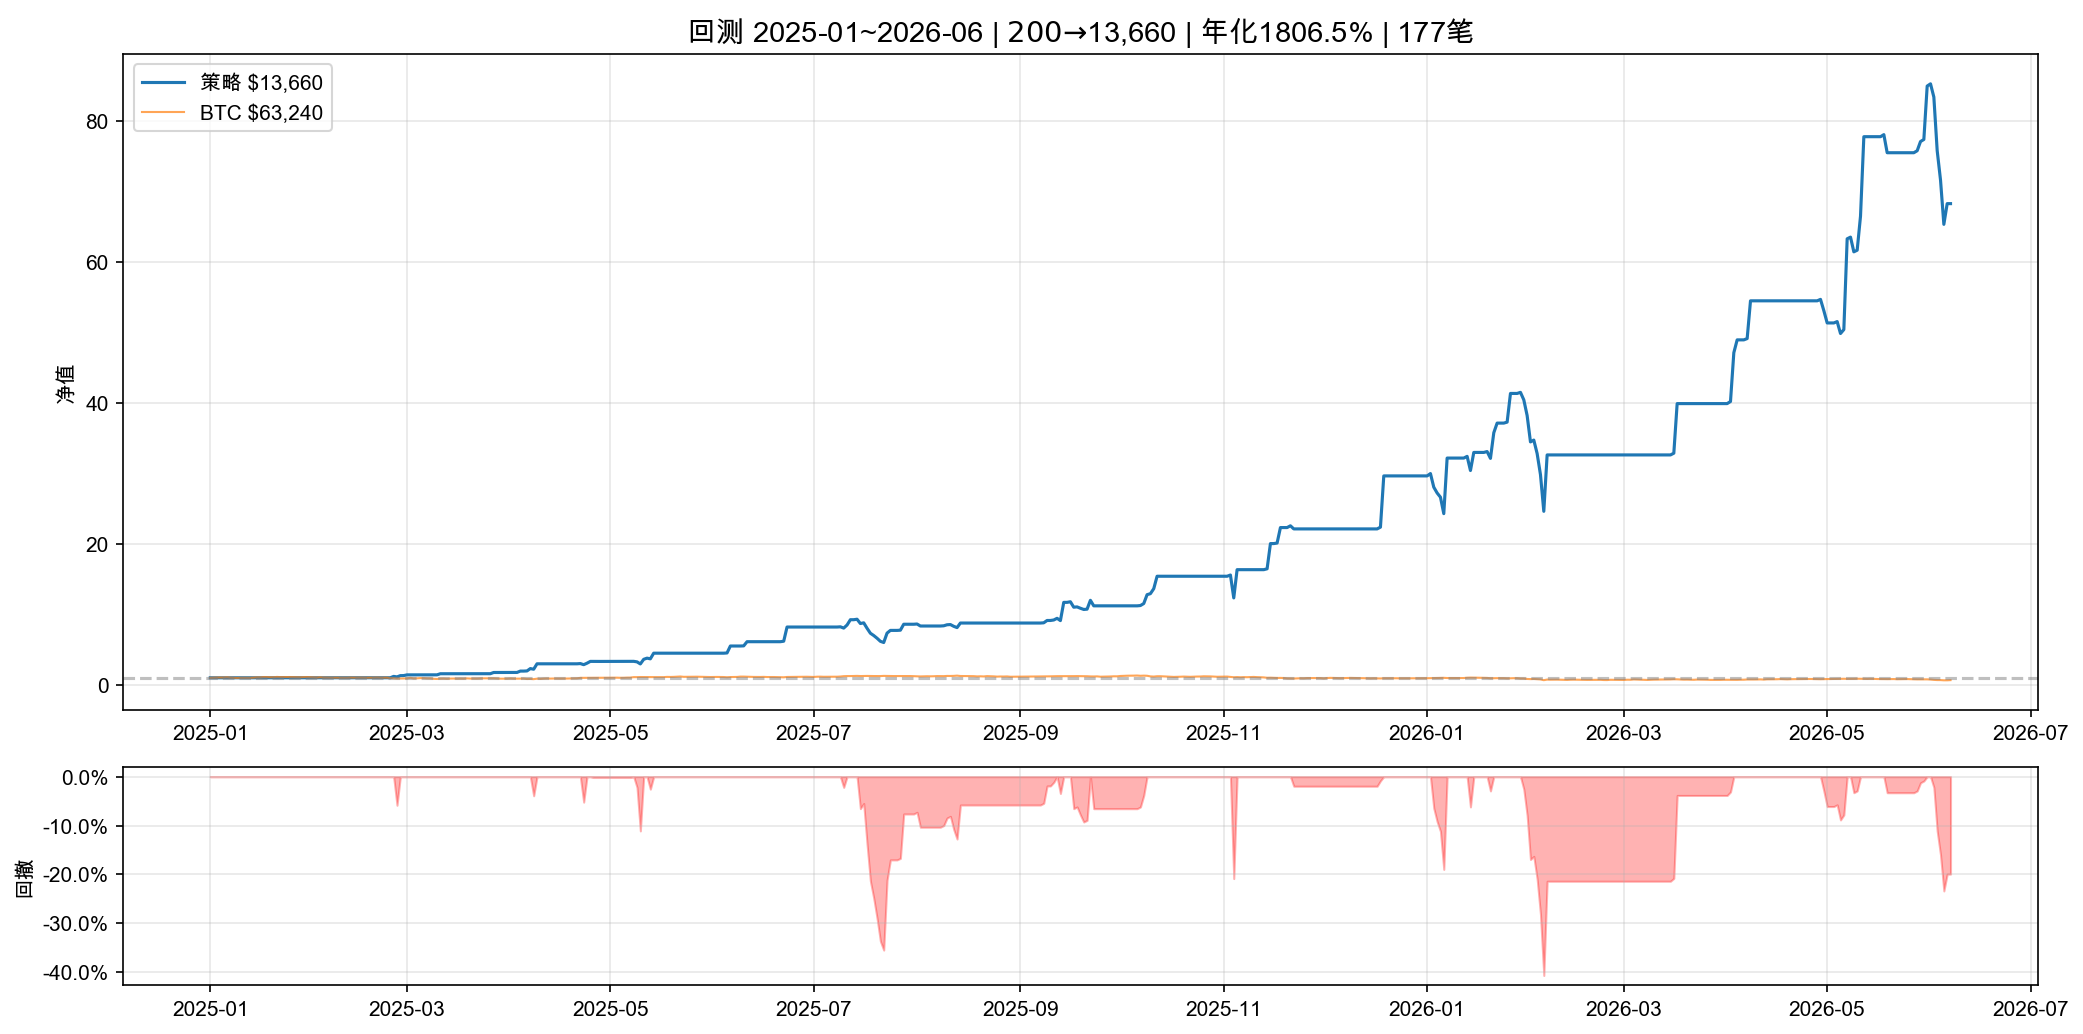

Generate this figure with Python:
"""回测：$200本金 2025-01-01 至今 当前实盘策略参数"""
import numpy as np
import pandas as pd
import yfinance as yf
import matplotlib.pyplot as plt
import matplotlib.ticker as mticker
import time

plt.rcParams["font.sans-serif"] = ["Arial Unicode MS", "Heiti SC", "PingFang SC"]
plt.rcParams["axes.unicode_minus"] = False

LEVERAGE_MAP = {"ETH-USD":100,"SOL-USD":100,"BNB-USD":75,"AVAX-USD":75,"DOGE-USD":75}
RISK = 0.03; SL = 0.004; TP = 0.015; TRAIL = 0.004
RSI_P = 5; RSI_L = 25; RSI_S = 78; MIN_VOL = 1.2
MAX_POSITIONS = 3; MAX_HOLD = 3; WICK = 0.08
MAKER = 0.0002; LIMIT_FILL = 0.85; LIMIT_O = 0.0005
CAPITAL = 200; START = "2025-01-01"; END = "2026-06-08"
COINS = ["ETH-USD","SOL-USD","BNB-USD","AVAX-USD","DOGE-USD"]

def compute_rsi_series(close, period):
    d = close.diff()
    g = d.clip(lower=0); l = (-d).clip(lower=0)
    ag = g.ewm(alpha=1/period, adjust=False).mean()
    al = l.ewm(alpha=1/period, adjust=False).mean()
    return 100 - 100 / (1 + ag / al.replace(0, 1e-10))

np.random.seed(7)

print("加载数据...")
coin_data = {}
all_dates_set = set()
for sym in COINS:
    df = yf.Ticker(sym).history(start=START, end=END)
    if len(df) > 100:
        df = df.reset_index(); df.columns = [c.lower() for c in df.columns]
        df["date"] = pd.to_datetime(df["date"]).dt.tz_localize(None)
        df = df.sort_values("date").reset_index(drop=True)
        df["rsi"] = compute_rsi_series(df["close"], RSI_P)
        df["atr14"] = (df["high"]-df["low"]).rolling(14).mean()
        df["vol_ma20"] = df["volume"].rolling(20).mean()
        df["vol_ratio"] = df["volume"] / df["vol_ma20"].replace(0, np.nan)
        coin_data[sym] = df
        all_dates_set.update(df["date"].tolist())
        print(f"  {sym}: {len(df)}天")

all_dates = sorted(all_dates_set)
date_idx = {sym: coin_data[sym].set_index("date") for sym in coin_data}

eq = CAPITAL; pos_list = []; trades = []; nav = []
for i, date in enumerate(all_dates):
    if i < 50:  # 跳过头50天让指标稳定
        nav.append({"date":date,"equity":eq}); continue

    # 检查平仓
    for pos in list(pos_list):
        sym = pos["symbol"]
        if date not in date_idx[sym].index: continue
        row = date_idx[sym].loc[date]
        price,ph,pl,rsi_v,atr14 = float(row["close"]),float(row["high"]),float(row["low"]),float(row["rsi"]),float(row["atr14"])
        pos["bars"]+=1; pos["highest"]=max(pos["highest"],ph); pos["lowest"]=min(pos["lowest"],pl)
        pc = ((price-pos["entry_price"])/pos["entry_price"]) if pos["dir"]=="long" else ((pos["entry_price"]-price)/pos["entry_price"])
        
        exit_p,reason=None,""
        atr_p=atr14/price if atr14>0 else 0.01
        dr=(ph-pl)/price
        if dr>1.5*atr_p and np.random.random()<WICK:
            wd=np.random.uniform(2,5)
            if pos["dir"]=="long" and pl<pos["entry_price"]*(1-SL*wd):
                exit_p=pos["entry_price"]*(1-SL*wd);reason="插针"
            elif pos["dir"]=="short" and ph>pos["entry_price"]*(1+SL*wd):
                exit_p=pos["entry_price"]*(1+SL*wd);reason="插针"
        if not exit_p:
            if pc>=TP: exit_p=pos["entry_price"]*(1+TP if pos["dir"]=="long" else 1-TP);reason="止盈"
            elif pc<=-SL: exit_p=pos["entry_price"]*(1-SL if pos["dir"]=="long" else 1+SL);reason="止损"
            elif pos["dir"]=="long" and pos["highest"]>pos["entry_price"]:
                dd=(pos["highest"]-price)/pos["entry_price"]
                if dd>TRAIL and pc>0: exit_p=price;reason="移动止盈"
            elif pos["dir"]=="short" and pos["lowest"]<pos["entry_price"]:
                rally=(price-pos["lowest"])/pos["entry_price"]
                if rally>TRAIL and pc>0: exit_p=price;reason="移动止盈"
            elif pos["bars"]>=MAX_HOLD: exit_p=price;reason="超时"
            elif pos["dir"]=="long" and rsi_v>70: exit_p=price;reason="RSI回落"
            elif pos["dir"]=="short" and rsi_v<35: exit_p=price;reason="RSI回升"
        
        if exit_p:
            ef=exit_p*(1+LIMIT_O if pos["dir"]=="long" else 1-LIMIT_O)
            pnl = ((ef-pos["entry_price"])/pos["entry_price"] if pos["dir"]=="long" else (pos["entry_price"]-ef)/pos["entry_price"])
            pnl_d = pos["notional"]*pnl - pos["notional"]*MAKER*2
            eq+=pnl_d
            trades.append({"sym":sym,"dir":pos["dir"],"pnl":pnl_d,"reason":reason,"date":date})
            pos_list.remove(pos)

    # 扫描新信号
    if len(pos_list) < MAX_POSITIONS and eq > 20:
        for sym in COINS:
            if len(pos_list) >= MAX_POSITIONS: break
            if any(p["symbol"]==sym for p in pos_list): continue
            if date not in date_idx[sym].index: continue
            row = date_idx[sym].loc[date]
            price,ph,pl = float(row["close"]),float(row["high"]),float(row["low"])
            rsi_v, vr = float(row["rsi"]), float(row["vol_ratio"])
            if pd.isna(rsi_v) or pd.isna(vr): continue
            
            direction = None
            if rsi_v<RSI_L and vr>MIN_VOL and price>pl*1.003 and np.random.random()<LIMIT_FILL:
                direction="long"
            elif rsi_v>RSI_S and vr>MIN_VOL and price<ph*0.997 and np.random.random()<LIMIT_FILL:
                direction="short"
            
            if direction:
                risk=eq*RISK; notional=risk/SL
                entry_p=price*(1-LIMIT_O if direction=="long" else 1+LIMIT_O)
                pos_list.append({"symbol":sym,"dir":direction,"entry_price":entry_p,
                                "notional":notional,"bars":0,"highest":entry_p,"lowest":entry_p,"entry_date":date})

    # 记录权益
    total=eq
    for p in pos_list:
        sym=p["symbol"]
        if date in date_idx[sym].index:
            row=date_idx[sym].loc[date]
            cur=float(row["close"])
            unreal = ((cur-p["entry_price"])/p["entry_price"] if p["dir"]=="long" else (p["entry_price"]-cur)/p["entry_price"])
            total+=p["notional"]*unreal
    nav.append({"date":date,"equity":total})

# 绩效
nav_df=pd.DataFrame(nav).set_index("date")
final=nav_df["equity"].iloc[-1]
days=len(nav_df)
ann=(final/CAPITAL)**(365/days)-1 if final>0 else -1
ret=nav_df["equity"].pct_change().dropna()
vol=float(ret.std()*np.sqrt(365)) if len(ret)>0 else 0
sharpe=(ann-0.03)/vol if vol>0 else 0
peak=nav_df["equity"].expanding().max()
mdd=float(((nav_df["equity"]-peak)/peak).min()) if peak.iloc[-1]>0 else 0
wins=sum(1 for t in trades if t["pnl"]>0)
wr=wins/len(trades) if trades else 0
wicks=sum(1 for t in trades if t["reason"]=="插针")

# 图
btc=yf.Ticker("BTC-USD").history(start=START,end=END)
btc=btc.reset_index(); btc.columns=[c.lower() for c in btc.columns]
btc["date"]=pd.to_datetime(btc["date"]).dt.tz_localize(None)
btc=btc.set_index("date")
btc_init=btc["close"].iloc[0]

fig,axes=plt.subplots(2,1,figsize=(14,7),gridspec_kw={"height_ratios":[3,1]})
ax1=axes[0]
ax1.plot(nav_df.index,nav_df["equity"]/CAPITAL,label=f"策略 ${final:,.0f}",color="#1f77b4",linewidth=1.5)
ax1.plot(btc.index,btc["close"]/btc_init,label=f"BTC ${btc['close'].iloc[-1]:,.0f}",color="#ff7f0e",linewidth=1,alpha=0.7)
ax1.axhline(y=1,color="gray",linestyle="--",alpha=0.5)
ax1.set_title(f"回测 2025-01~2026-06 | $200 → ${final:,.0f} | 年化{ann*100:.1f}% | {len(trades)}笔",fontsize=14,fontweight="bold")
ax1.set_ylabel("净值");ax1.legend(loc="upper left");ax1.grid(True,alpha=0.3)

ax2=axes[1]
dd=(nav_df["equity"]-nav_df["equity"].expanding().max())/nav_df["equity"].expanding().max()
ax2.fill_between(dd.index,dd.values,0,color="red",alpha=0.3)
ax2.set_ylabel("回撤");ax2.yaxis.set_major_formatter(mticker.PercentFormatter(xmax=1.0));ax2.grid(True,alpha=0.3)

plt.tight_layout();plt.savefig("backtest_200.png",dpi=150,bbox_inches="tight")
print(f"\n$200 → ${final:,.0f} | 年化{ann*100:.1f}% | 夏普{sharpe:.2f} | 回撤{mdd*100:.1f}% | {len(trades)}笔 | 胜率{wr*100:.0f}% | 插针{wicks}次")
print("图: backtest_200.png")
